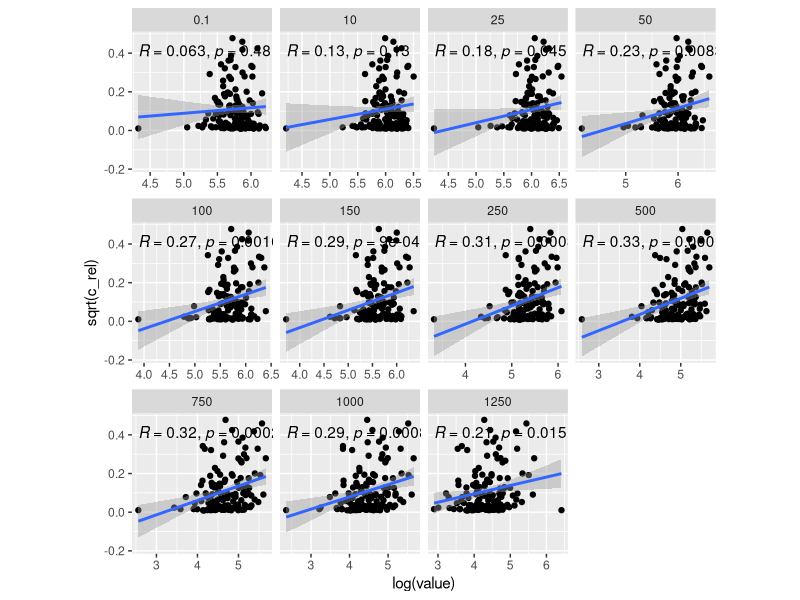

The R script that drew this image:
## ---- chunk 1
library(tidyverse)
## ---- chunk 2
sol_params <- read_csv("Soliense_data/Soliense_param_means.csv")
sol_q <- read_csv("Soliense_data/soliense_quench_means.csv") %>%
  select(sample_id, onemC, onemQ, PAR_factor)

sol <- left_join(sol_params, sol_q, by = c("sample_id", "PAR_factor"))

genus_info <- read_csv("Symportal_data/summary_genera.csv") %>%
  mutate(c_rel = Cladocopium/(Durusdinium + Cladocopium + Breviolum + Symbiodinium))

correl <- left_join(sol, genus_info, by = c("sample_id" = "sample_name"))

correl %>%
  pivot_longer(FqFm:onemQ) %>%
  filter(Cladocopium > 0) %>%
  #filter(PAR_factor == 500) %>%
  filter(name == "Ek") %>%
  #filter(sample_id != "F17") %>%
  ggplot(aes(log(value), sqrt(c_rel))) +
  geom_point() +
  facet_wrap(~PAR_factor, scales = "free_x") +
  #facet_wrap(~name, scales = "free_x") +
  geom_smooth(method = "lm") +
  ggpubr::stat_cor() +
  theme(aspect.ratio = 1)
